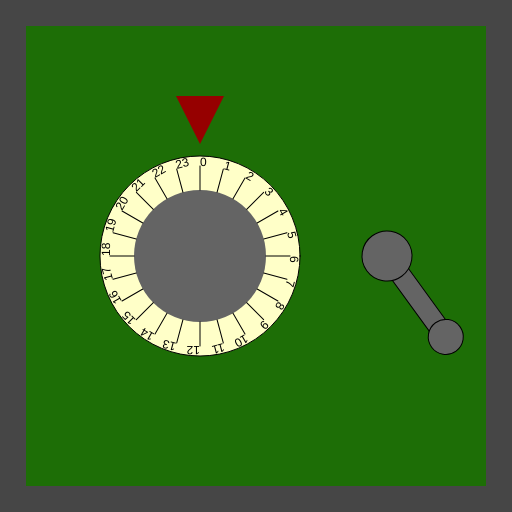
Frame 1 (no input)
Frame 60 (no input): identical to frame 1, image omitted
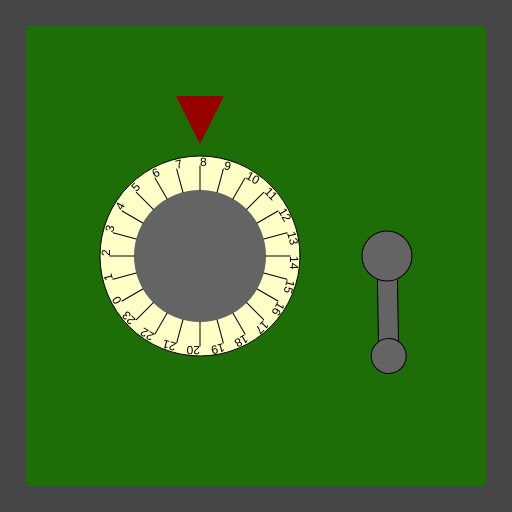
Frame 120 (the mouse pressed at the canvas centre since frame 60)

The p5.js sketch that drew these frames (run headless with seeded random() and noise() and a simulated clock; from frame 60 on, the mouse is pressed at the canvas centre):

// p5.js sketch
// ── sketch.js
/*

Officer: 5909588
CaseNum: 303-0-87583575-5909588

Case 303 - The Case of the Crooked Attorney
Stage 1 - Torvalds' Office

District Attorney Torvalds is well respected in Console City as an upstanding citizen and
enforcer of the law. Of course he’s as crooked as they come. I’ve had enough of having our
hard work at Sleuth and Co undermined by his bribes and back-payments. Let’s take take this
sucker down. I happen to know that Torvalds keeps his incriminating documents spread amongst
several safes in town. I’ll need you to bend the rules a little by breaking into them and
retrieving the incriminating evidence.

The first safe is in Torvald’s office. Crack it by doing the following:

	When any key is released:
	- Make SecureVaultComb_A equal to 18

	When the mouse button is pressed:
	- Make SecureVaultComb_A equal to 8

	Whilst the mouse is being dragged:
	- Make SecureVaultComb_A equal to 2

	When the mouse button is released:
	- Make SecureVaultComb_A equal to 19

	When any key is released:
	- Make SecureVaultComb_B equal to 25

	When any key is pressed:
	- Make SecureVaultComb_B equal to 1

	When the mouse button is released:
	- Make SecureVaultComb_B equal to 71

	Whilst the mouse is moving:
	- Make SecureVaultComb_B equal to 36



There are many possible ways of investigating this case, but you
should use ONLY the following commands:

	- The assignment operator aka. the equals sign !

*/

//declare the variables

var SecureVaultComb_A;
var SecureVaultComb_B;


function preload()
{
	//IMAGES WILL BE LOADED HERE

}

function setup()
{
	createCanvas(512,512);

	//initialise the variables
	SecureVaultComb_A = 0;
	SecureVaultComb_B = 0;

}

///////////////////EVENT HANDLERS///////////////////

//Add your code to these events to open the safe ...

function mouseMoved()
{
	console.log("mouseMoved", mouseX, mouseY);
    SecureVaultComb_B=36;
}

function mouseDragged()
{
	console.log("mouseDragged", mouseX, mouseY);
    SecureVaultComb_A=2;
}

function mousePressed()
{
	console.log("mousePressed");
    SecureVaultComb_A=8;
    SecureVaultComb_B=1;
}

function mouseReleased()
{
	console.log("mouseReleased");
    SecureVaultComb_A=19;
    SecureVaultComb_B=71;
}

function keyPressed()
{
	console.log("keyPressed", key);
    SecureVaultComb_B=1;
}

function keyReleased()
{
	console.log("keyReleased", key);
    SecureVaultComb_A=18;
    SecureVaultComb_B=25;
}

///////////////DO NOT CHANGE CODE BELOW THIS POINT///////////////////

function draw()
{


	//Draw the safe door
	background(70);
	noStroke();
	fill(29,110,6);
	rect(26,26,width-52,width-52);

	//Draw the combination dial
	push();
	translate(200,height/2);
	drawDial(200, SecureVaultComb_A, 24);
	pop();

	//Draw the lever
	push();
	translate(width - 125,256);
	drawLever(SecureVaultComb_B);
	pop();

}

function drawDial(diameter,num,maxNum)
{
	//the combination lock

	var r = diameter * 0.5;
	var p = r * 0.6;

	stroke(0);
	fill(255,255,200);
	ellipse(0,0,diameter,diameter);
	fill(100);
	noStroke();
	ellipse(0,0,diameter*0.66,diameter*0.66);
	fill(150,0,0);
	triangle(
		-p * 0.4,-r-p,
		p * 0.4,-r-p,
		0,-r-p/5
	);

	noStroke();

	push();
	var inc = 360/maxNum;

	rotate(radians(-num * inc));
	for(var i = 0; i < maxNum; i++)
	{
		push();
		rotate(radians(i * inc));
		stroke(0);
		line(0,-r*0.66,0,-(r-10));
		noStroke();
		fill(0);
		text(i,0,-(r-10));
		pop();
	}

	pop();
}

function drawLever(rot)
{
	push();
	rotate(radians(-rot))
	stroke(0);
	fill(100);
	rect(-10,0,20,100);
	ellipse(0,0,50,50);
	ellipse(0,100,35,35);
	pop();
}
